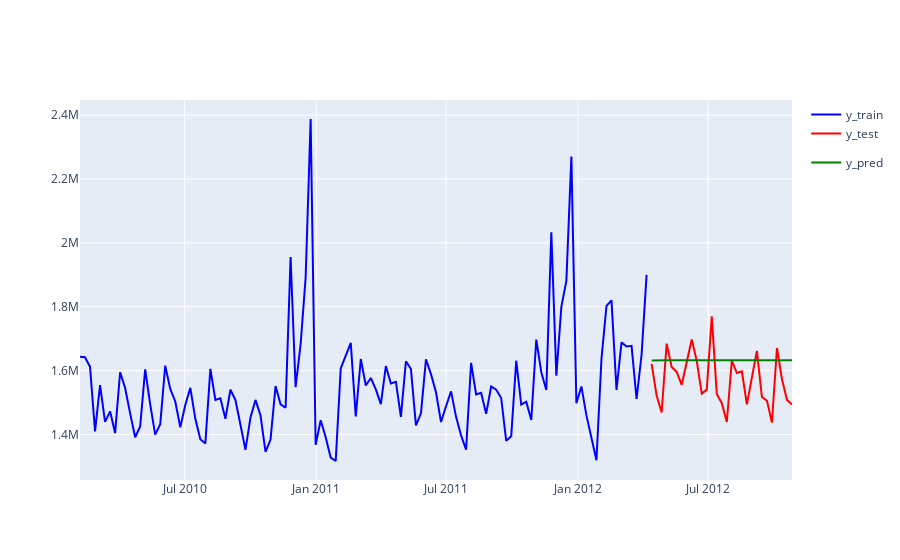

Notebook source saved alongside this figure:
### Code cell
y_pred = res.forecast(len(y_test))
y_pred.index= y_test.index
y_pred= inverse_transform(y_pred)
plot_ys(y_train, y_test, y_pred, labels=["y_train", "y_test", "y_pred"])
mape_loss(y_test, y_pred)
